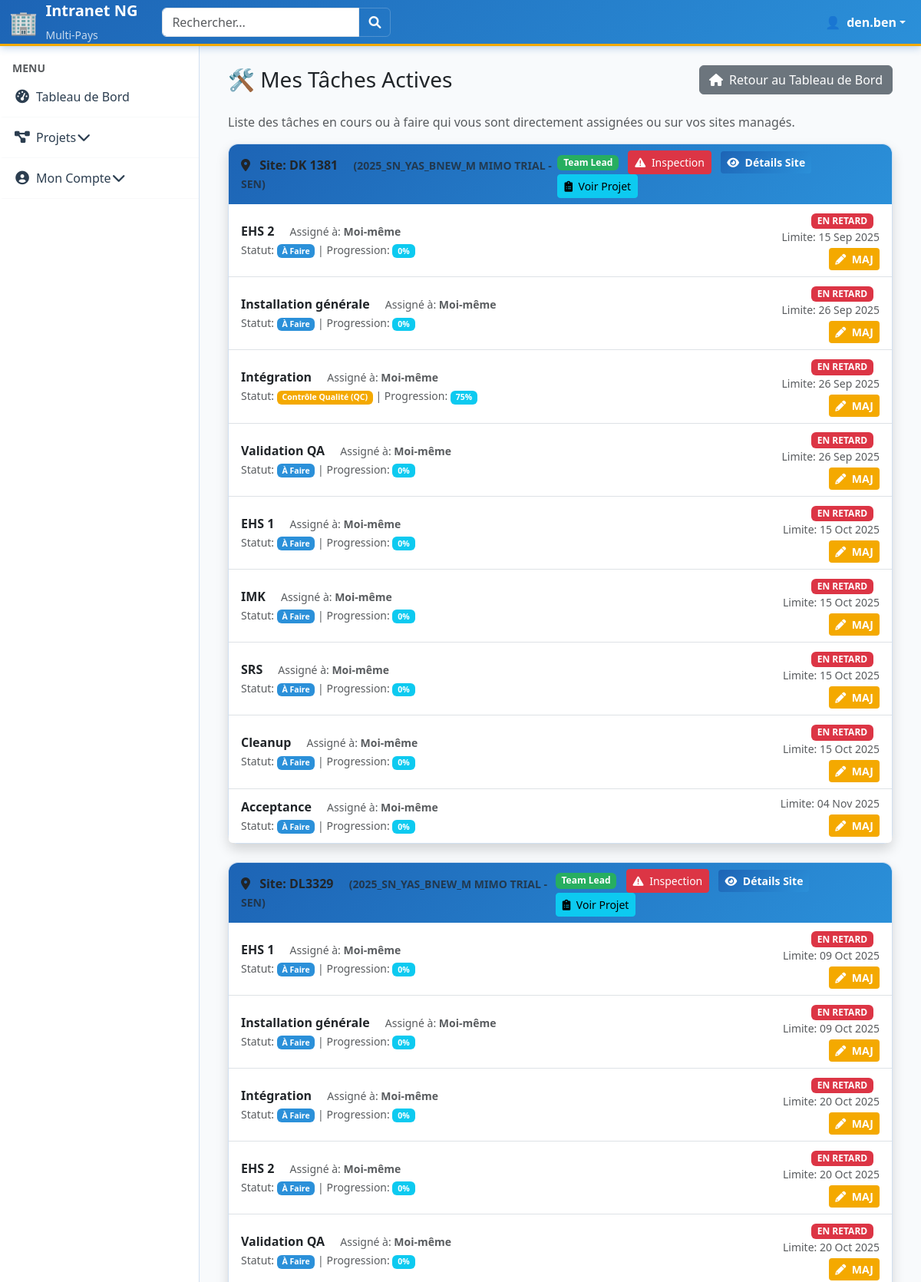
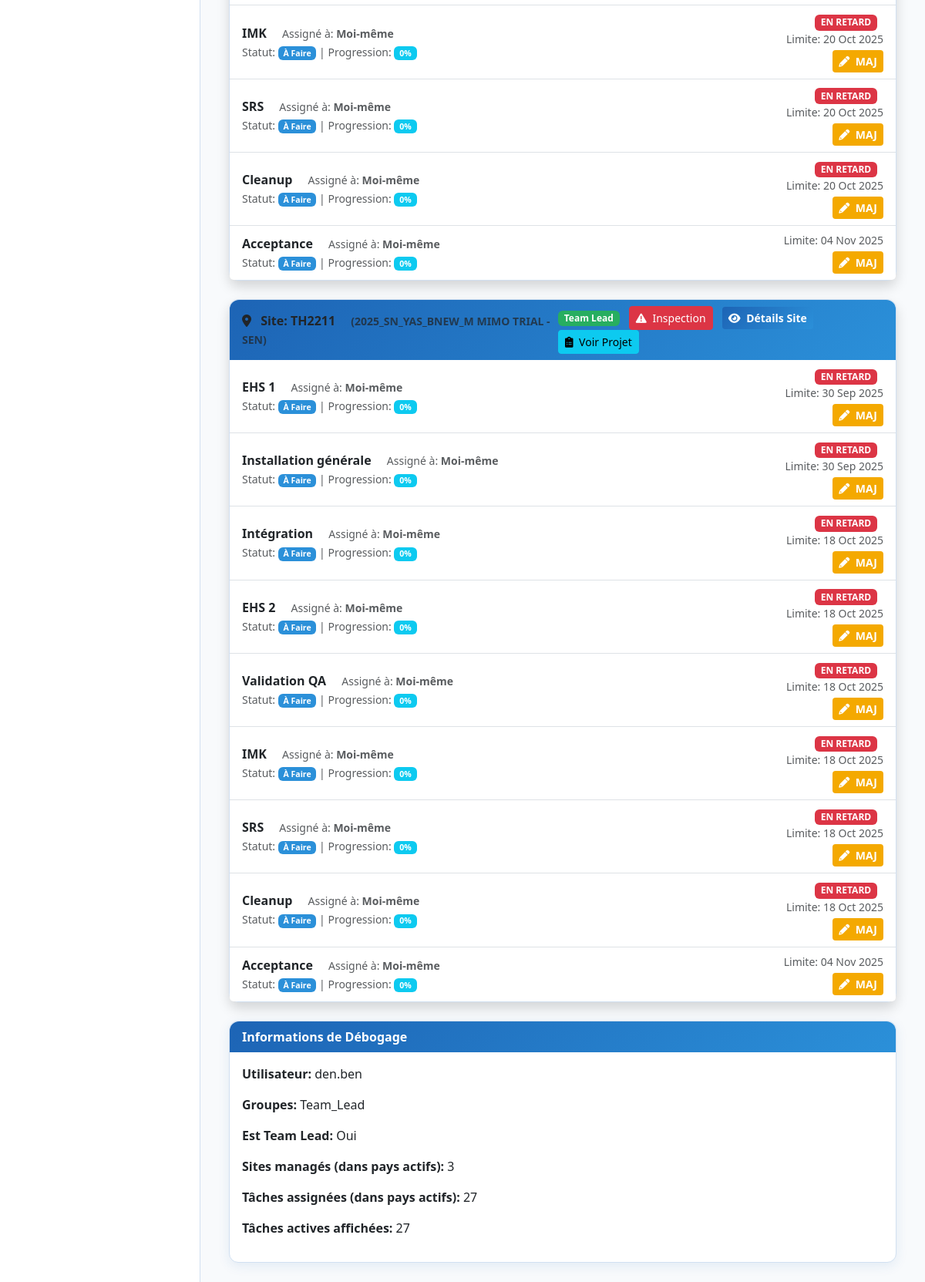
Page /projects/my-tasks/by-site/ (signed in) on the earlier database version (2 pictures, top to bottom).
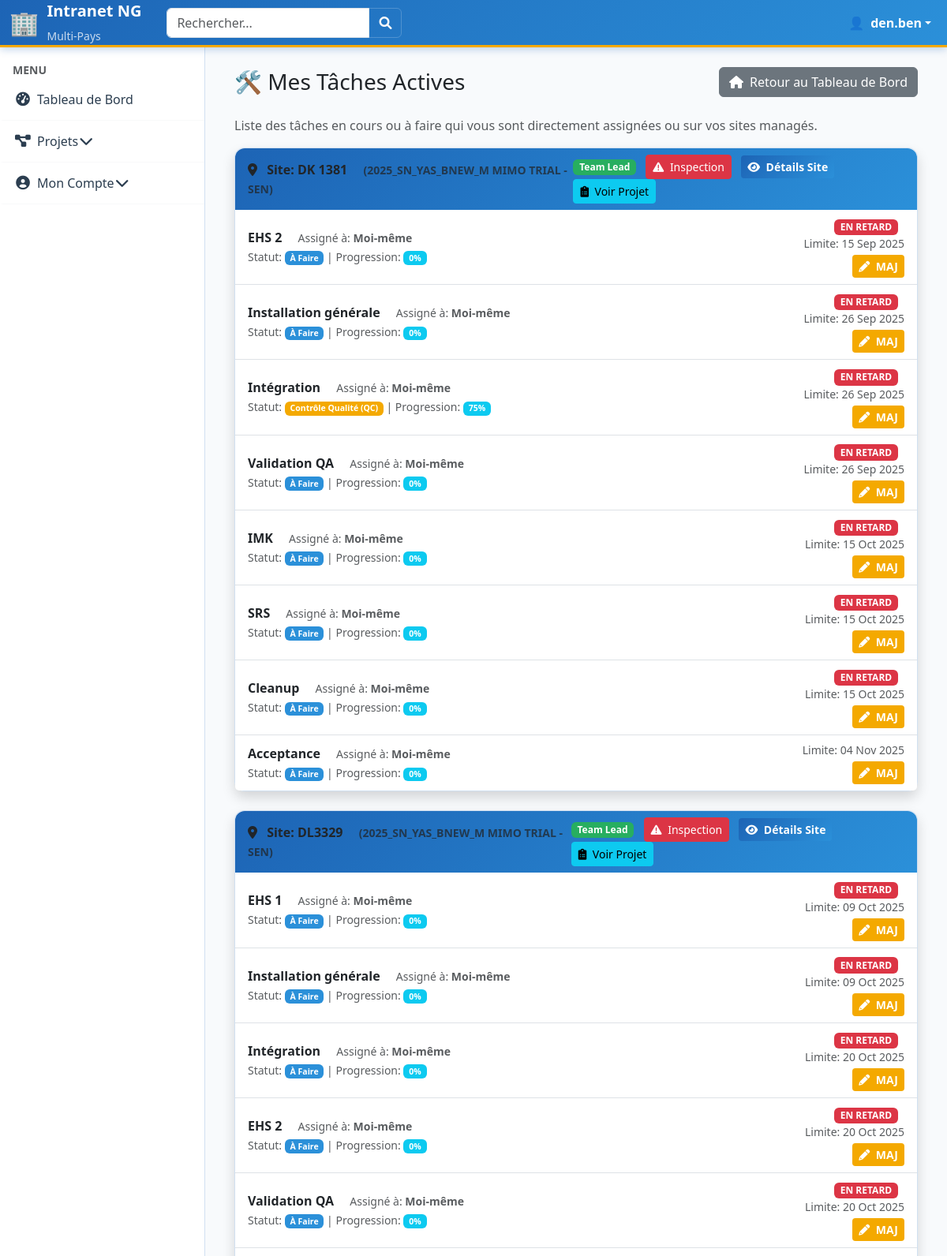
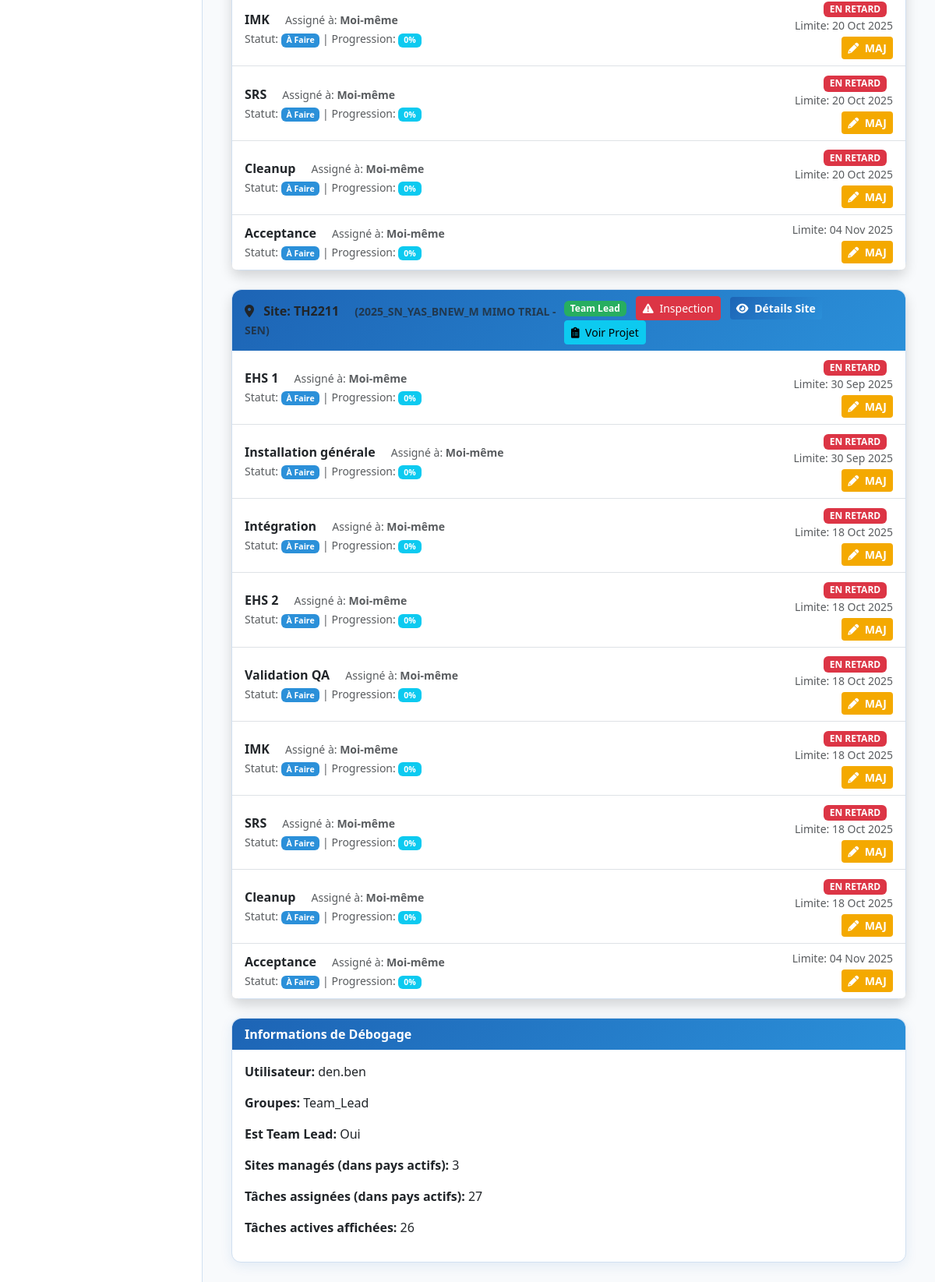
Same page on the later database version (2 pictures, top to bottom).
### projects/models.py (models this page shows, shortened)
class Task(models.Model):
    site = models.ForeignKey(
        Site,
        on_delete=models.CASCADE,
        related_name="tasks",
        verbose_name=_("Site Associé"),
    )
    created_by = models.ForeignKey(
        settings.AUTH_USER_MODEL,
        on_delete=models.SET_NULL,
        null=True,
        related_name="tasks_created",
        verbose_name=_("Créé par"),
    )
    result_type = models.ForeignKey(
        TaskResultType,  # ✅ OK
        on_delete=models.SET_NULL,
        null=True,
        blank=True,
        verbose_name=_("Résultat de la tâche"),
    )
    completion_date = models.DateTimeField(
        null=True, blank=True, verbose_name=_("Date de complétion")
    )
    task_type = models.ForeignKey(
        TaskType,  # ✅ OK
        on_delete=models.PROTECT,
        verbose_name=_("Type de tâche"),
    )
    description = models.TextField(verbose_name=_("Description de la Tâche"))
    assigned_to = models.ForeignKey(
        settings.AUTH_USER_MODEL,
        on_delete=models.PROTECT,
        related_name="assigned_tasks",
        verbose_name=_("Assigné à"),
    )
    due_date = models.DateField(verbose_name=_("Date Limite"))
    status = models.CharField(
        max_length=20,
        choices=TASK_STATUS_CHOICES,
        default="TO_DO",
        verbose_name=_("Statut"),
    )
    progress_percentage = models.IntegerField(
        default=0,
        validators=[MinValueValidator(0), MaxValueValidator(100)],
        verbose_name=_("Progression (%)"),
    )
    ticket_number = models.CharField(
        max_length=100,
        blank=True,
        null=True,
        verbose_name=_("Numéro de Ticket")
    )
    expected_duration_hours = models.DecimalField(
        max_digits=5,
        decimal_places=2,
        null=True,
        blank=True,
        verbose_name=_("Durée Estimée (h)"),
    )
    is_paid_relevant = models.BooleanField(
        default=False, verbose_name=_("Pertinent pour la Paie")
    )
    created_at = models.DateTimeField(auto_now_add=True)
    class Meta:
        verbose_name = _("Tâche")
        verbose_name_plural = _("Tâches")
        ordering = ["due_date", "site__site_id_client"]

class Site(models.Model):
    project = models.ForeignKey(
        Project,
        on_delete=models.CASCADE,
        related_name="sites",
        verbose_name=_("Projet Parent"),
    )
    site_id_client = models.CharField(
        max_length=50, unique=True, verbose_name=_("ID du Site Client")
    )  # ID du Site*
    name = models.CharField(
        max_length=200, verbose_name=_("Nom du Site")
    )  # Nom du Site*
    location = models.CharField(
        max_length=255, blank=True, verbose_name=_("Localisation")
    )
    site_area = models.CharField(
        max_length=100, blank=True, verbose_name=_("Site Area")
    )  # Site Area
    departement = models.ForeignKey(
        Departement,
        on_delete=models.PROTECT,
        null=True,
        blank=True,
        verbose_name=_("Département"),
    )
    is_transmission_a_site = models.BooleanField(
        default=False, verbose_name=_("Site A de Transmission")
    )
    is_transmission_b_site = models.BooleanField(
        default=False, verbose_name=_("Site B de Transmission")
    )
    team_lead = models.ForeignKey(
        settings.AUTH_USER_MODEL,
        on_delete=models.SET_NULL,
        null=True,
        blank=True,
        related_name="led_sites",
        verbose_name=_("Team Lead Assigné"),
    )
    start_date = models.DateField(
        verbose_name=_("Date de Démarrage"),
        default=date.today
    )
    end_date = models.DateField(
        verbose_name=_("Date de Fin"),
        null=True,
        blank=True
    )
    phase = models.ForeignKey(
        SitePhase,  # ✅ OK
        on_delete=models.PROTECT,
        null=True,
        blank=True,
        verbose_name=_("Phase"),
    )  # Phase
    batch = models.ForeignKey(
        Batch,  # ✅ OK
        on_delete=models.PROTECT,
        null=True,
        blank=True,
        verbose_name=_("Batch")
    )  # Batch
    project_scope = models.TextField(
        blank=True, verbose_name=_("Portée du Projet")
    )  # Portée du projet
    antenna_type = models.ForeignKey(
        AntennaType,  # ✅ OK
        on_delete=models.PROTECT,
        null=True,
        blank=True,
        verbose_name=_("Type d'Antenne"),
    )  # Type d'antenne
    enclosure_type = models.ForeignKey(
        EnclosureType,  # ✅ OK
        on_delete=models.PROTECT,
        null=True,
        blank=True,
        verbose_name=_("Type d'Enclosure"),
    )  # Type d'ENCLOSURE
    bb_ml = models.ForeignKey(
        BBMLType,  # ✅ OK
        on_delete=models.PROTECT,
        null=True,
        blank=True,
        verbose_name=_("BB / ML"),
    )  # BB / ML
    comment = models.TextField(
        blank=True, verbose_name=_("Commentaire du Site")
    )  # COMMENT
    prix_facturation = models.DecimalField(
        max_digits=12,
        decimal_places=2,
        default=Decimal("0.00"),
        verbose_name=_("Prix de Facturation")
    )
    po_recu = models.BooleanField(default=False, verbose_name=_("PO Reçu"))
    status = models.CharField(
        max_length=20, default="TO_DO", verbose_name=_("Statut Général du Site")
    )
    progress_percentage = models.DecimalField(
        max_digits=5,
        decimal_places=2,
        default=Decimal("0.00"),
        verbose_name=_("Progression (%)"),
    )
    site_type = models.ForeignKey(
        SiteType,  # ✅ OK
        on_delete=models.SET_NULL,
        null=True,
        blank=True,
        related_name="sites",
        verbose_name=_("Type de Site"),
    )
    installation_type = models.ForeignKey(
        InstallationType,  # ✅ OK
        on_delete=models.SET_NULL,
        null=True,
        blank=True,
        related_name="sites",
        verbose_name=_("Type d'Installation"),
    )
    created_by = models.ForeignKey(
        settings.AUTH_USER_MODEL,
        on_delete=models.SET_NULL,
        null=True,
        related_name="sites_created",
        verbose_name=_("Créé par (Traçabilité)"),
    )
    last_inspection_result = models.CharField(
        max_length=5,
        blank=True,
        null=True,
        choices=INSPECTION_RESULT_CHOICES,
        verbose_name=_("Résultat Dernière Inspection"),
    )
    class Meta:
        verbose_name = _("Site")
        verbose_name_plural = _("Sites")
        ordering = ["project", "site_id_client"]

class Project(models.Model):
    country = models.ForeignKey(
        'users.Country',  # Utilise une chaîne pour éviter l'import circulaire
        on_delete=models.PROTECT,
        verbose_name=_("Pays d'Exécution"),
        help_text=_("Le pays détermine l'isolation des données."),
    )
    client = models.ForeignKey(
        Client,  # ✅ OK : Client est défini ci-dessus
        on_delete=models.SET_NULL,
        null=True,
        blank=True,
        verbose_name=_("Client")
    )
    name = models.CharField(max_length=200, verbose_name=_("Nom du Projet"))
    budget_alloue = models.DecimalField(
        max_digits=12,
        decimal_places=2,
        default=Decimal("0.00"),
        verbose_name=_("Budget Alloué"),
    )
    statut = models.CharField(
        max_length=20,
        choices=PROJECT_STATUS_CHOICES,
        default="PREPARATION",
        verbose_name=_("Statut"),
    )
    coordinator = models.ForeignKey(
        settings.AUTH_USER_MODEL,
        on_delete=models.PROTECT,
        related_name="coordinated_projects",
        verbose_name=_("Coordonnateur du Projet"),
        help_text=_(
            "L'utilisateur désigné pour gérer le projet (Project Coordinator/CM)."
        ),
    )
    start_date = models.DateField(verbose_name=_("Date de Démarrage"))
    end_date = models.DateField(
        blank=True, null=True, verbose_name=_("Date de Fin Estimée")
    )
    is_active = models.BooleanField(default=True, verbose_name=_("Projet Actif"))
    is_completed = models.BooleanField(default=False, verbose_name=_("Projet Terminé"))
    created_by = models.ForeignKey(
        settings.AUTH_USER_MODEL,
        on_delete=models.SET_NULL,
        null=True,
        related_name="projects_created",
        verbose_name=_("Créé par (Traçabilité)"),
    )
    project_type = models.ForeignKey(
        ProjectType,  # ✅ OK : ProjectType est défini ci-dessus
        on_delete=models.SET_NULL,
        null=True,
        blank=True,
        related_name="projects",
        verbose_name=_("Type de Projet"),
    )
    progress_percentage = models.DecimalField(
        max_digits=5,
        decimal_places=2,
        default=Decimal("0.00"),
        verbose_name=_("Progression Globale (%)"),
    )
    class Meta:
        verbose_name = _("Projet")
        verbose_name_plural = _("Projets")
        unique_together = ("country", "name")

### users/models.py (models this page shows, shortened)
class Country(models.Model):
    name = models.CharField(
        max_length=100, unique=True, verbose_name=_("Nom du Pays/Filiale")
    )
    code = models.CharField(
        max_length=5, unique=True, verbose_name=_("Code (Ex: BEN, TGO)")
    )
    is_active = models.BooleanField(default=True, verbose_name=_("Filiale Active"))
    class Meta:
        verbose_name = _("Pays/Filiale")
        verbose_name_plural = _("Pays/Filiales")

### projects/views.py (the view)
class TeamLeadTasksView(CountryIsolationMixin, ListView):
    model = Task
    template_name = "projects/team_lead_tasks.html"
    context_object_name = "tasks"
    def get_queryset(self):
        user = self.request.user
        active_status_filter = Q(status__in=["TO_DO", "IN_PROGRESS", "QC_PENDING"])
        qs = super().get_queryset()
        user_task_filter = Q(assigned_to=user) | Q(site__team_lead=user)
        queryset = (
            qs.filter(active_status_filter & user_task_filter)
            .distinct()
            .select_related(
                "assigned_to",
                "site__team_lead",
                "site__project__country",
                "task_type",
            )
            .order_by("site__site_id_client", "due_date")
        )
        return queryset
    def get_context_data(self, **kwargs):
        context = super().get_context_data(**kwargs)
        user = self.request.user
        context["today"] = date.today()
        context["is_team_lead"] = user.is_team_lead
        context["is_field_team"] = user.is_field_team
        context["user_groups"] = [g.name for g in user.groups.all()]
        active_country_ids = user.active_country_ids
        context["sites_managed_count"] = Site.objects.filter(
            team_lead=user, project__country__id__in=active_country_ids
        ).count()
        context["assigned_tasks_count"] = Task.objects.filter(
            assigned_to=user, site__project__country__id__in=active_country_ids
        ).count()
        return context

### projects/templates/projects/team_lead_tasks.html (shortened to what the changed rows need)
{% extends "core/base.html" %}
{% load static %}
{% block content %}
<div class="d-flex justify-content-between align-items-center mb-4">
    <h1 class="h3 mb-0">🛠️ Mes Tâches Actives</h1>
</div>
{% if tasks %}
    {% for task in tasks %}
        {% ifchanged task.site %}
            {% if not forloop.first %}
                </ul>
            </div>
            {% endif %}
            <div class="card shadow mb-4">
                <div class="card-header bg-light-warning text-dark d-flex justify-content-between align-items-center">
                    <div>
                        <i class="fas fa-map-marker-alt me-2"></i>
                        Site:
                        <a href="{% url 'projects:site_detail' pk=task.site.pk %}" class="text-decoration-none text-dark fw-bold">
                            {{ task.site.site_id_client }}
                        </a>
                        <small class="ms-3 text-muted">({{ task.site.project.name }} - {{ task.site.project.country.code }})</small>
                    </div>
                    <div>
                        {% if task.site.team_lead == user %}
                            <span class="badge bg-success me-2">Team Lead</span>
                        {% endif %}
                        <a href="{% url 'projects:inspection_create' site_pk=task.site.pk %}" class="btn btn-sm btn-danger me-2">
                            <i class="fas fa-exclamation-triangle me-1"></i> Inspection
                        </a>
                        <a href="{% url 'projects:site_detail' pk=task.site.pk %}" class="btn btn-sm btn-primary me-2">
                            <i class="fas fa-eye me-1"></i> Détails Site
                        </a>
                        <a href="{% url 'projects:project_detail' pk=task.site.project.pk %}" class="btn btn-sm btn-info">
                            <i class="fas fa-clipboard-list me-1"></i> Voir Projet
                        </a>
                    </div>
                </div>
                <ul class="list-group list-group-flush">
        {% endifchanged %}
                    <li class="list-group-item d-flex justify-content-between align-items-center {% if task.due_date < today %}bg-light-danger{% endif %}">
                        <div>
                            <a href="{% url 'projects:task_update' pk=task.pk %}" class="text-decoration-none fw-bold text-dark">
                                {{ task.description }}
                            </a>
                            <small class="text-muted ms-3">
                                Assigné à:
                                {% if task.assigned_to == user %}
                                    <strong>Moi-même</strong>
                                {% else %}
                                    {{ task.assigned_to.get_full_name|default:task.assigned_to.username }}
                                {% endif %}
                            </small>
                            <br>
                            <small class="text-muted">
                                Statut: <span class="badge
                                    {% if task.status == 'TO_DO' %}bg-secondary
                                    {% elif task.status == 'IN_PROGRESS' %}bg-primary
                                    {% elif task.status == 'QC_PENDING' %}bg-warning text-dark
                                    {% elif task.status == 'APPROVED' %}bg-success
                                    {% elif task.status == 'REJECTED' %}bg-danger
                                    {% endif %}">
                                    {{ task.get_status_display }}
                                </span>
                                | Progression: <span class="badge bg-info">{{ task.progress_percentage }}%</span>
                            </small>
                        </div>
                        <div class="text-end">
                            {% if task.due_date < today %}
                                <span class="badge bg-danger me-2">EN RETARD</span>
                            {% endif %}
                            <small class="text-muted d-block">Limite: {{ task.due_date|date:"d M Y" }}</small>
                            <a href="{% url 'projects:task_update' pk=task.pk %}" class="btn btn-sm btn-warning mt-1">
                                <i class="fas fa-pencil-alt me-1"></i> MAJ
                            </a>
                        </div>
                    </li>
    {% endfor %}
                </ul>
            </div>
{% endif %}
<div class="card mt-4">
    <div class="card-body">
        <p><strong>Utilisateur:</strong> {{ user.username }}</p>
        <p><strong>Groupes:</strong> {{ user_groups|join:", " }}</p>
        <p><strong>Est Team Lead:</strong> {{ is_team_lead|yesno:"Oui,Non" }}</p>
        <p><strong>Sites managés (dans pays actifs):</strong> {{ sites_managed_count }}</p>
        <p><strong>Tâches assignées (dans pays actifs):</strong> {{ assigned_tasks_count }}</p>
        <p><strong>Tâches actives affichées:</strong> {{ tasks.count }}</p>
    </div>
</div>
{% endblock %}

Differences in the rows shown:
no longer on this page (row edited): Task: description "EHS 1", shows "Moi-même", status "À Faire", progress_percentage "0", shows "EN RETARD", due_date "15 Oct 2025"
Other differences:
{{ tasks.count }}: "27" → "26"
